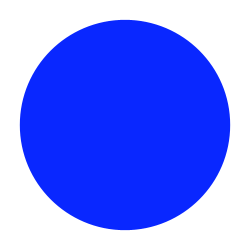
Frame 1 (no input)
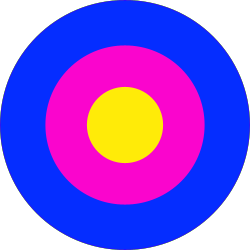
Frame 60 (the mouse pressed at the canvas centre just before this capture)
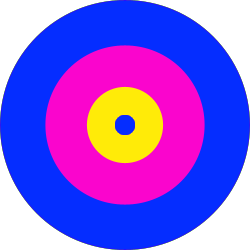
Frame 120 (the mouse held since frame 60 and released just before this capture)

The Processing sketch that drew these frames (run headless with seeded random() and noise(); from frame 60 on, the mouse is pressed at the canvas centre):

// Processing sketch: processing_102925
// ── processing_102925.pde

int counter;

void setup() {  //setup function called initially, only once
  size(250, 250);
  background(255);  //set background white
  colorMode(HSB);   //set colors to Hue, Saturation, Brightness mode
  counter = 0;
}

void draw() {  //draw function loops 
  counter++;
  noStroke();
  fill(random(255),250,255,250);
  
  if(mousePressed == true) { //add some interaction
    ellipse(mouseX, mouseY, 20, 20);
  }
  else {
    ellipse(width/2, height/2, 250*sin(counter), 250*sin(counter));
  }
}
